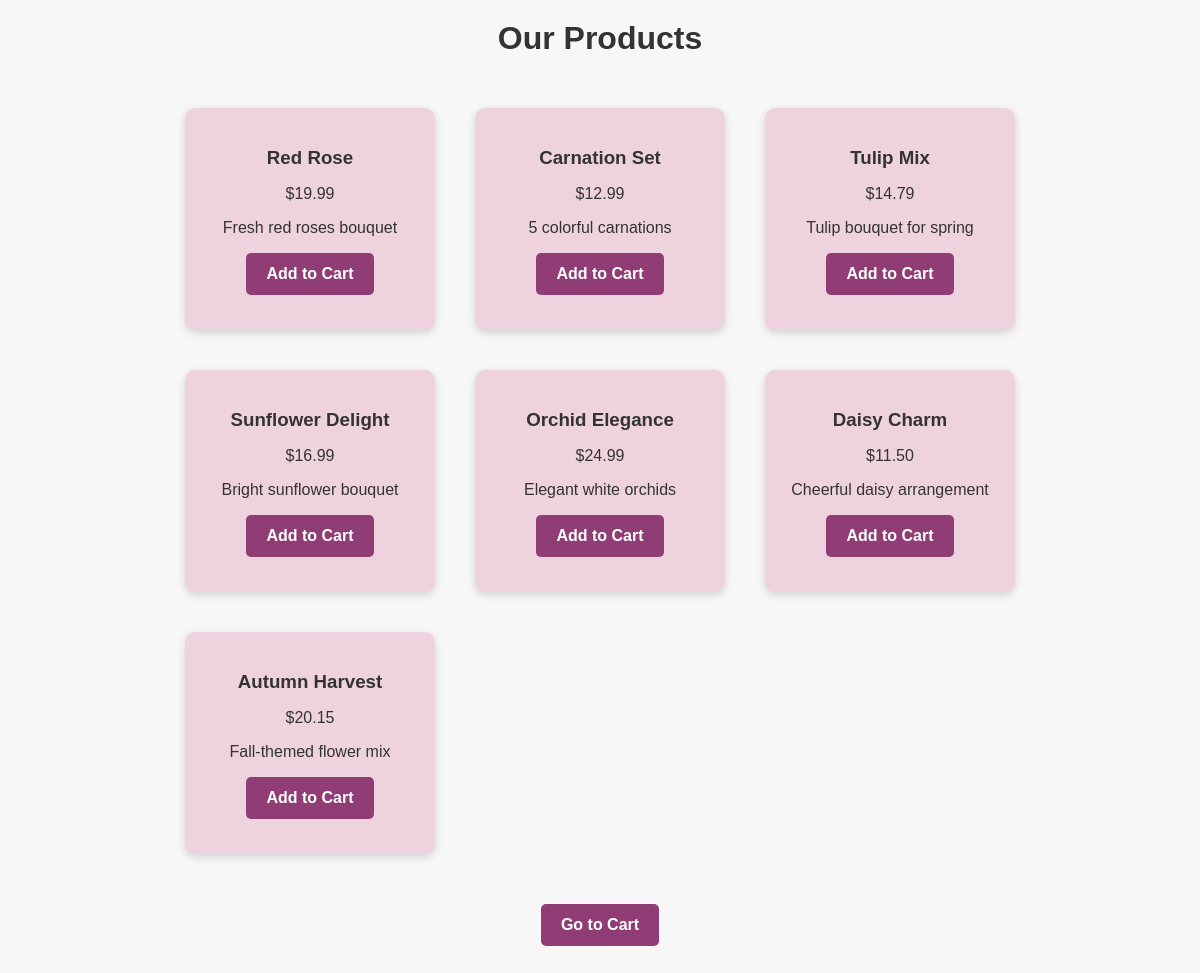
The page / on the database its author committed.
### store_app/models.py (models this page shows, shortened)
class Product(models.Model):
    name = models.CharField(max_length = 100)
    description = models.TextField()
    price = models.DecimalField(max_digits = 8, decimal_places= 2)
    stock = models.IntegerField(default=0)

### store_app/views.py (the view)
# urls.py: path('', views.product_list, name='product_list'),
def product_list(request):
    products = Product.objects.all()
    return render(request, 'store_app/product_list.html', {'products': products})

### store_app/templates/store_app/product_list.html (shortened to what this page needs)
{% load static %}
<!DOCTYPE html>
<html>
<head>
    <link rel="stylesheet" href="{% static 'store_app/styles.css' %}">
</head>
<body>
    <h1 style="text-align:center; margin-top:20px;">Our Products</h1>
    <div class="product-container">
        {% for product in products %}
        <div class="product-card">
            <h3>{{ product.name }}</h3>
            <p>${{ product.price }}</p>
            <p>{{ product.description }}</p>
            <a href="{% url 'add_to_cart' product.id %}" class="add-btn">Add to Cart</a>
        </div>
        {% endfor %}
    </div>
    <div style="text-align:center; margin:20px;">
        <a href="{% url 'cart' %}" class="add-btn" style="background:#903d76;">Go to Cart</a>
    </div>
</body>
</html>

### store_app/static/store_app/styles.css (style rules this page uses)
body { font-family: Arial, Helvetica, sans-serif; background: #f7f7f7; margin: 0; padding: 0; color: #333; }
.product-container { display: grid; grid-template-columns: repeat(3, 250px); gap: 40px; justify-content: center; padding: 30px; }
.product-card { background:#eed3df; border-radius: 10px; padding: 20px; box-shadow: 0px 3px 8px rgba(0,0,0,0.15); text-align: center; transition: 0.3s ease; }
.product-card h3 { margin-bottom: 10px; }
.add-btn { display: inline-block; background: #903d76; color: white; padding: 12px 20px; border-radius: 5px; text-decoration: none; font-weight: bold; display: inline-block; margin-bottom:15px; }

### rows shown on the page
Product: name "Red Rose", price "19.99", description "Fresh red roses bouquet"
Product: name "Carnation Set", price "12.99", description "5 colorful carnations"
Product: name "Tulip Mix", price "14.79", description "Tulip bouquet for spring"
Product: name "Sunflower Delight", price "16.99", description "Bright sunflower bouquet"
Product: name "Orchid Elegance", price "24.99", description "Elegant white orchids"
Product: name "Daisy Charm", price "11.50", description "Cheerful daisy arrangement"
Product: name "Autumn Harvest", price "20.15", description "Fall-themed flower mix"
